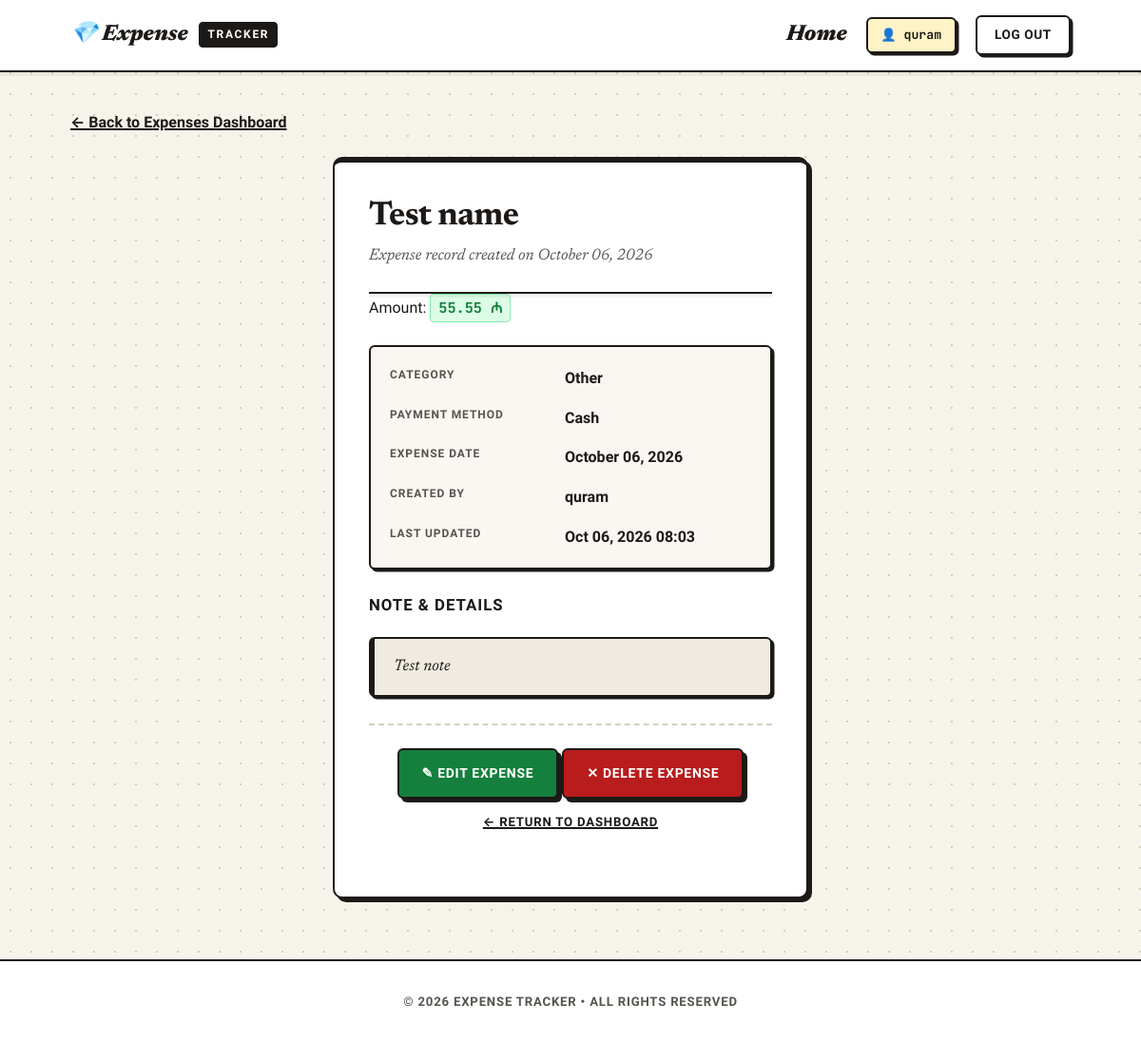
Page /expense/1/ (signed in) on the earlier database version.
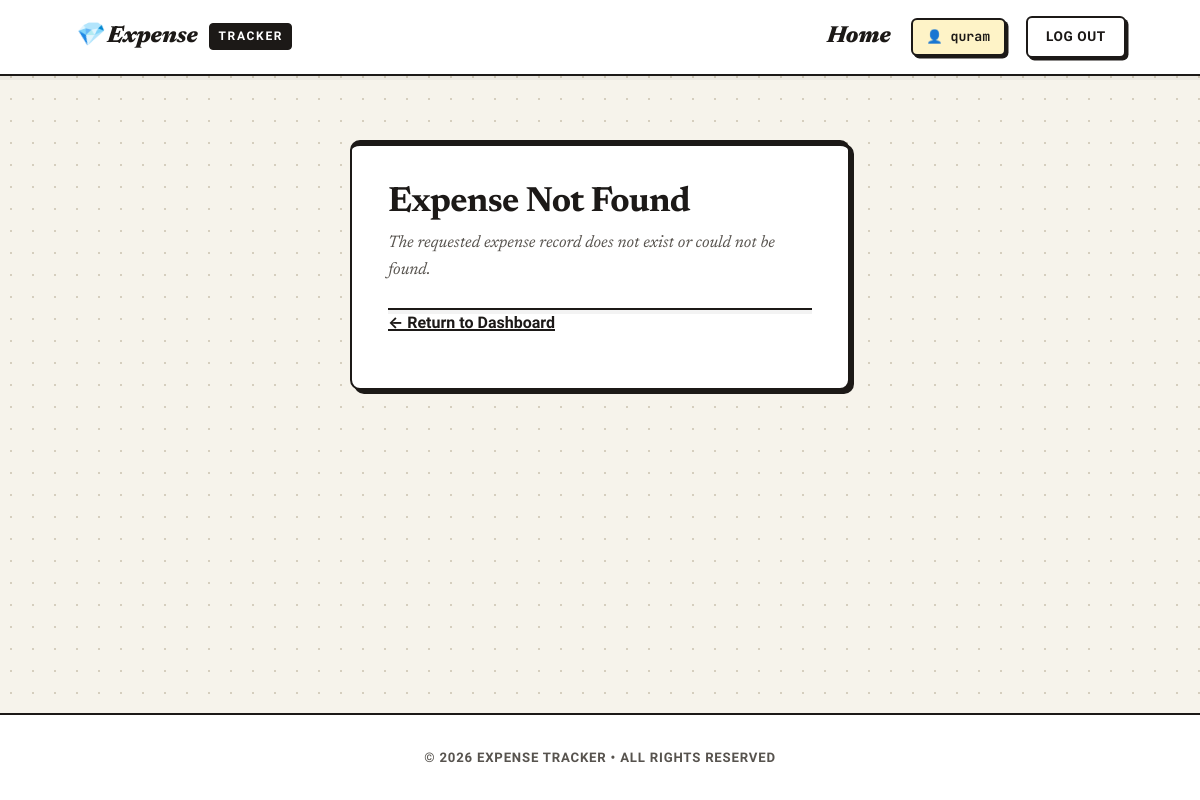
Same page on the later database version.
### expense/models.py (models this page shows, shortened)
class Expense(models.Model):
    name = models.CharField(max_length=100)
    amount = models.DecimalField(max_digits=10, decimal_places=2)
    category = models.ForeignKey(Category, on_delete=models.CASCADE, related_name='expenses')
    payment_type = models.ForeignKey(PaymentType, on_delete=models.CASCADE, related_name='expenses')
    date = models.DateField()
    note = models.TextField(blank=True)
    created_at = models.DateTimeField(auto_now_add=True)
    updated_at = models.DateTimeField(auto_now=True)
    author = models.ForeignKey(User, on_delete=models.CASCADE, related_name='expenses')
    class Meta:
        verbose_name = 'Expense'
        verbose_name_plural = 'Expenses'
        ordering = ['-created_at']

class Category(models.Model):
    name = models.CharField(max_length=100, unique=True)
    slug = models.SlugField(max_length=100, unique=True)
    class Meta:
        verbose_name = 'Category'
        verbose_name_plural = 'Categories'
        ordering = ['name']

class PaymentType(models.Model):
    name = models.CharField(max_length=100, unique=True)
    slug = models.SlugField(max_length=100, unique=True)
    class Meta:
        verbose_name = 'Payment Type'
        verbose_name_plural = 'Payment Types'
        ordering = ['name']

### expense/views.py (the view)
# urls.py: path('<int:expense_id>/', views.expense_detail, name='expense_detail'),
@login_required
def expense_detail(request, expense_id):
    if not request.user.is_authenticated:
        expense = None
    else:
        expense = Expense.objects.filter(pk=expense_id, author=request.user).first()
    return render(request, 'expense/expense_detail.html', {'expense': expense})

### templates/expense/expense_detail.html (shortened to what this page needs)
{% extends 'base.html' %}
{% block content %}
{% if expense %}
    <p><a href="{% url 'home' %}">← Back to Expenses Dashboard</a></p>
    <article>
        <header>
            <h1>{{ expense.name }}</h1>
            <p>Expense record created on {{ expense.created_at|date:"F d, Y" }}</p>
        </header>
        <p>
            Amount: <mark>{{ expense.amount }} ₼</mark>
        </p>
        <dl>
            <dt>Category</dt>
            <dd>{{ expense.category.name }}</dd>
            <dt>Payment Method</dt>
            <dd>{{ expense.payment_type.name }}</dd>
            <dt>Expense Date</dt>
            <dd>{{ expense.date|date:"F d, Y" }}</dd>
            <dt>Created By</dt>
            <dd>{{ expense.author.username }}</dd>
            <dt>Last Updated</dt>
            <dd>{{ expense.updated_at|date:"M d, Y H:i" }}</dd>
        </dl>
        {% if expense.note %}
            <h3>Note & Details</h3>
            <blockquote>
                {{ expense.note|linebreaksbr }}
            </blockquote>
        {% endif %}
        <footer>
            <div>
                <a href="{% url 'update_expense' expense.id %}" role="button" id="btn-edit-expense">✎ Edit Expense</a>
                <a href="{% url 'delete_expense' expense.id %}" role="button" id="btn-delete-expense">✕ Delete Expense</a>
            </div>
            <p><a href="{% url 'home' %}">← Return to Dashboard</a></p>
        </footer>
    </article>
{% else %}
    <article>
        <header>
            <h1>Expense Not Found</h1>
            <p>The requested expense record does not exist or could not be found.</p>
        </header>
        <p><a href="{% url 'home' %}">← Return to Dashboard</a></p>
    </article>
{% endif %}
{% endblock %}

Differences in the rows shown:
removed Expense: name "Test name", created_at "October 06, 2026", amount "55.55", category.name "Other", payment_type.name "Cash", date "October 06, 2026", author.username "quram", updated_at "Oct 06, 2026 08:03", note "Test note"
Other differences:
text no longer shown: "← Back to Expenses Dashboard Expense record created on Amount: ₼ CATEGORY PAYMENT METHOD EXPENSE DATE CREATED BY LAST UPDATED NOTE & DETAILS ✎ EDIT EXPENSE ✕ DELETE EXPENSE ← RETURN TO DASHBOARD"
text now shown: "Expense Not Found The requested expense record does not exist or could not be found. ← Return to Dashboard"
